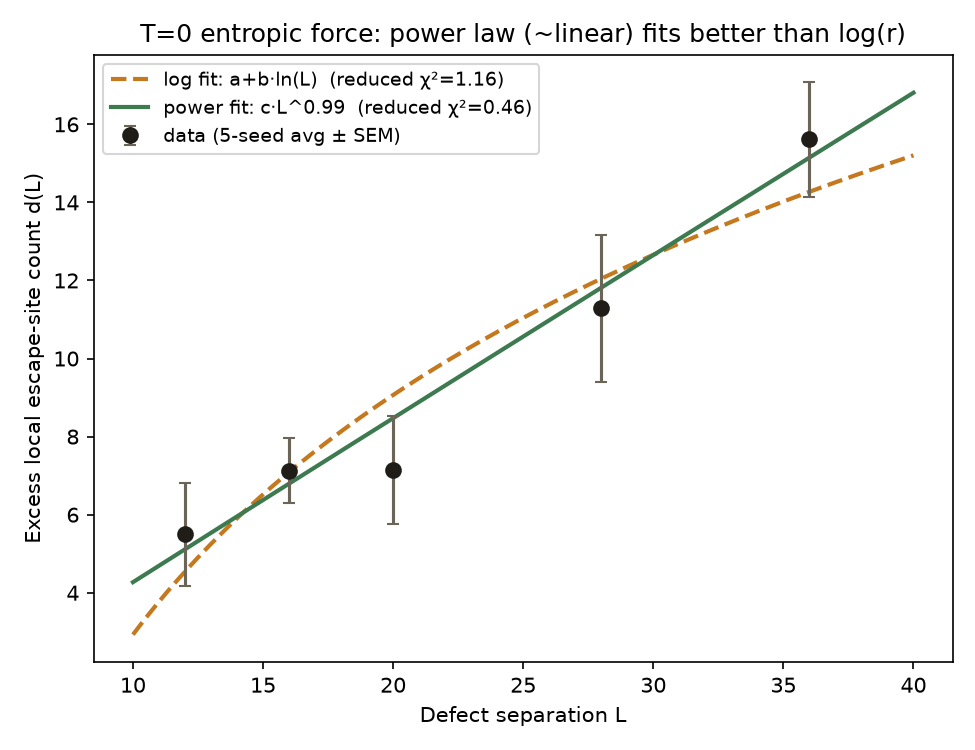

Generate this figure with Python:
"""Figure for the refined T=0 entropic-force functional-form check: with
5 seeds per separation (up from 2), fits log(L) and a free power law
c*L^p to d(L), and shows the power law (exponent ~0.99, i.e. close to
LINEAR in L) fits notably better than Moore et al.'s originally-claimed
log(r) form (reduced chi^2 0.46 vs 1.16).
"""
import matplotlib
matplotlib.use("Agg")
import matplotlib.pyplot as plt
import numpy as np
from scipy.optimize import curve_fit

L = np.array([12, 16, 20, 28, 36], dtype=float)
d = np.array([5.495, 7.131, 7.133, 11.282, 15.613])
sem = np.array([1.321, 0.825, 1.383, 1.871, 1.468])


def log_model(L, a, b):
    return a + b * np.log(L)


def power_model(L, c, p):
    return c * np.power(L, p)


popt_log, _ = curve_fit(log_model, L, d, p0=[0, 3], sigma=sem, absolute_sigma=True)
popt_pow, _ = curve_fit(power_model, L, d, p0=[1, 0.5], sigma=sem, absolute_sigma=True)

chi2_log = np.sum(((d - log_model(L, *popt_log)) / sem) ** 2) / (len(L) - 2)
chi2_pow = np.sum(((d - power_model(L, *popt_pow)) / sem) ** 2) / (len(L) - 2)

L_fine = np.linspace(10, 40, 300)

fig, ax = plt.subplots(figsize=(6.5, 5))
ax.errorbar(L, d, yerr=sem, fmt="o", ms=7, color="#201d18", ecolor="#6b6558",
            capsize=3, zorder=5, label="data (5-seed avg ± SEM)")
ax.plot(L_fine, log_model(L_fine, *popt_log), color="#c5791f", lw=2, ls="--",
        label=f"log fit: a+b·ln(L)  (reduced χ²={chi2_log:.2f})")
ax.plot(L_fine, power_model(L_fine, *popt_pow), color="#3d7a4f", lw=2,
        label=f"power fit: c·L^{popt_pow[1]:.2f}  (reduced χ²={chi2_pow:.2f})")
ax.set_xlabel("Defect separation L")
ax.set_ylabel("Excess local escape-site count d(L)")
ax.set_title("T=0 entropic force: power law (~linear) fits better than log(r)")
ax.legend(fontsize=9, loc="upper left")
fig.tight_layout()
fig.savefig("entropic_force_T0_fit_figure.png", dpi=150)
print("saved entropic_force_T0_fit_figure.png")
print(f"log fit params: a={popt_log[0]:.3f}, b={popt_log[1]:.3f}, reduced chi2={chi2_log:.3f}")
print(f"power fit params: c={popt_pow[0]:.3f}, p={popt_pow[1]:.3f}, reduced chi2={chi2_pow:.3f}")
